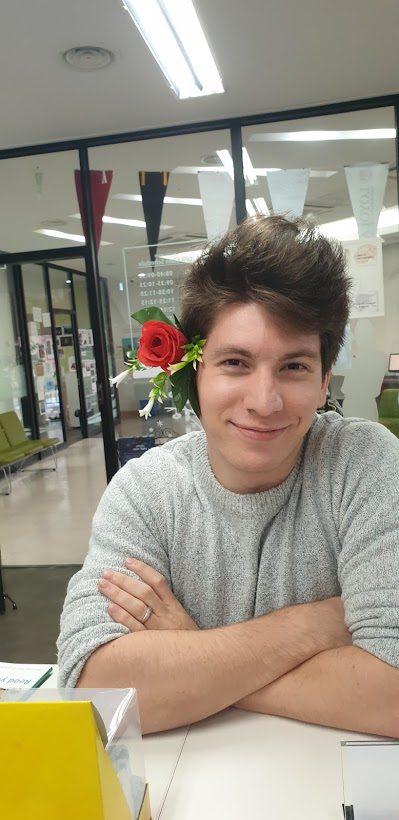
#> input picture img/spirit-week.jpg, 399 x 820 px
$ python 0402-img-prop2.py
#> lines starting #> are read from the running program, lines starting #| are printed output that depends on the picture
# 0402.py
import cv2
## import numpy as np

img = cv2.imread('../../img/spirit-week.jpg', cv2.IMREAD_GRAYSCALE)
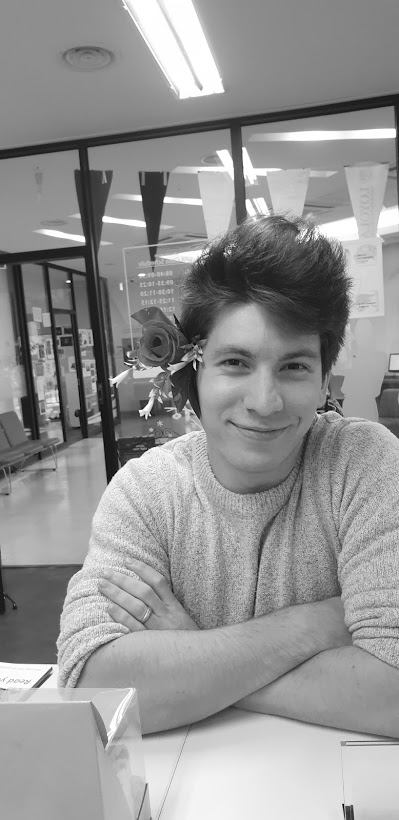
#> img: shape (820, 399); min 0, max 255, mean 147.6
print('img.shape = ', img.shape)
#| img.shape =  (820, 399)

# img = img.reshape(img.shape[0] * img.shape[1])
img = img.flatten()
print('img.shape = ', img.shape)
#| img.shape =  (327180,)

img = img.reshape( -1, 399, 820 ) # distorts the img - original size is 820 tall x 399 wide
print('img.shape = ', img.shape)
#| img.shape =  (1, 399, 820)

cv2.imshow('img', img[0]) # Display the grayscale img
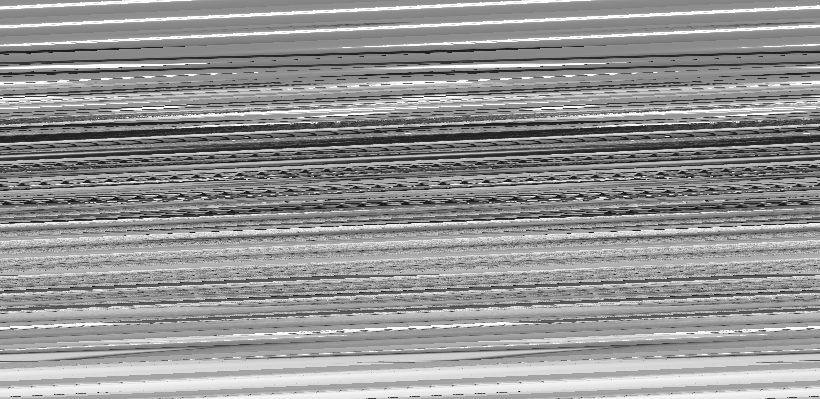
#> window 'img': shape (399, 820); min 0, max 255, mean 147.6
cv2.waitKey()
cv2.destroyAllWindows()
